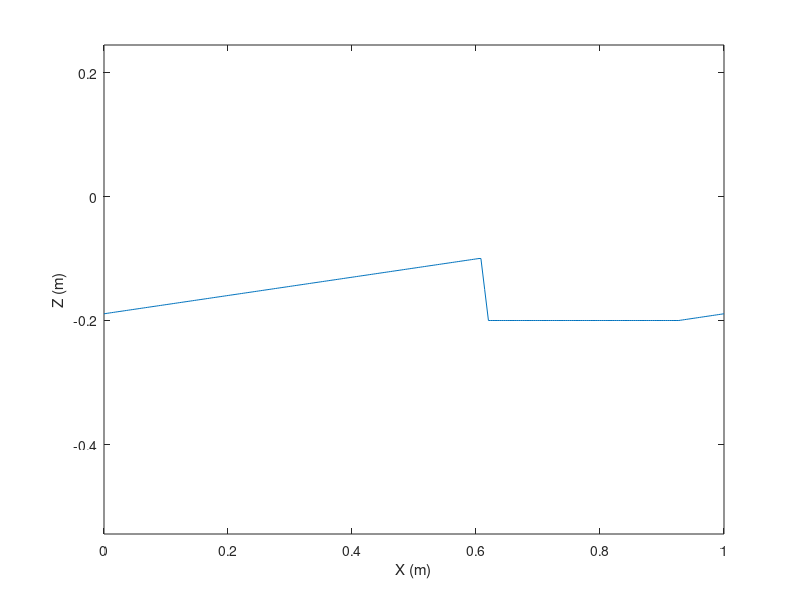

This figure's MATLAB source: (Note: this script raises an error after producing the figure.)
clc
clear
close all
%%

% Params
nominal_x = 0;
nominal_z = -0.18914;

loading_z = -0.10;
launching_z = -0.20;

z_load = linspace(nominal_z, loading_z, 200);
z_launch = linspace(loading_z, launching_z, 5);
z_hold = linspace(launching_z, launching_z, 100);
z_return = linspace(launching_z, nominal_z, 25);

z = [z_load, z_launch, z_hold, z_return];
x = nominal_x * ones(size(z));
y = zeros(size(z));
t = linspace(0, 1.0, size(z, 2));

pos_traj = [x; y; z];

figure
title("Z Position Trajectory")
plot(t, z)
xlabel("X (m)")
ylabel("Z (m)")
axis equal

vel_traj = zeros(size(pos_traj));
% vel_traj = [diff(pos_traj(1,:))./diff(t), 0;
%             diff(pos_traj(2,:))./diff(t), 0;
%             diff(pos_traj(3,:))./diff(t), 0];
% 
% figure
% title("Z Velocity Trajectory")
% plot(t, vel_traj(3,:))
% xlabel("Vx (m/s)")
% ylabel("Vz (m/s)")
% axis equal

force_traj = zeros(size(pos_traj));

t = floor(t * 1E3);

output = [];
for leg = 0:3

    sz = size(t);
    leg_id = leg * ones(sz);
    control_mode = 3*ones(sz);
    input_mode = 1*ones(sz);

    output = [output;
              t', leg_id', control_mode', input_mode', pos_traj', vel_traj', force_traj']

end

writematrix(output, 'jump.txt', 'Delimiter', ' ');


